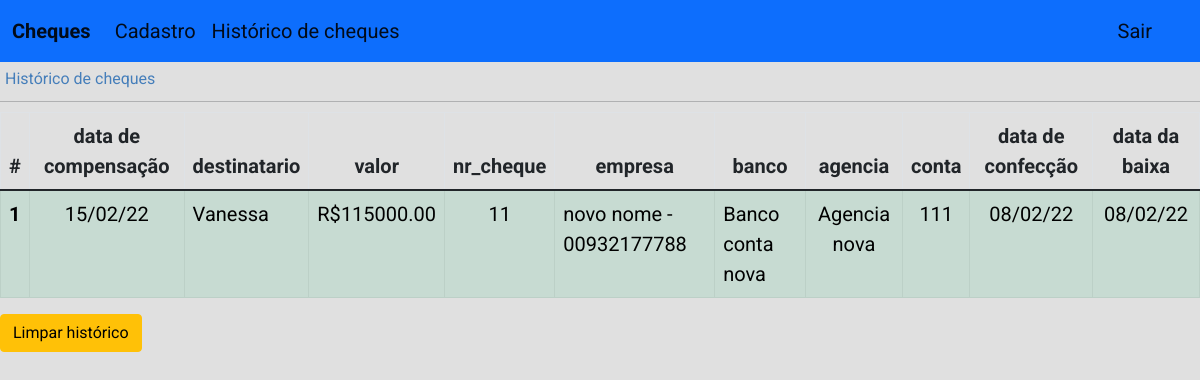
Page /cheques/hist/ (signed in) on the committed database.
### cheques/models.py (models this page shows)
class Historico(models.Model):
    nr_cheque = models.CharField(max_length=50, blank=True, null=True)
    dt_record = models.DateField(blank=True, null=True)
    dt_futura = models.DateField(blank=True, null=True)
    empresa = models.ForeignKey(
        Empresa, on_delete=models.CASCADE, blank=True, null=True
    )
    banco = models.CharField(max_length=50, blank=True, null=True)
    agencia = models.CharField(max_length=50, blank=True, null=True)
    destinatario = models.CharField(max_length=50, null=True)
    valor = models.FloatField(null=True)
    conta = models.CharField(max_length=10, blank=True, null=True)
    dt_comp_excl = models.DateField(blank=True, null=True)
    user = models.ForeignKey(settings.AUTH_USER_MODEL,on_delete=models.CASCADE)
    compensado = models.BooleanField()

class Empresa(models.Model):
    nome = models.CharField(max_length=50)
    cpfpj = models.CharField(max_length=50, unique=True)
    conta = models.CharField(max_length=50, blank=True, null=True)
    banco = models.CharField(max_length=50, blank=True, null=True)
    agencia = models.CharField(max_length=50, blank=True, null=True)
    user = models.ForeignKey(settings.AUTH_USER_MODEL,on_delete=models.CASCADE)
    dt_record = models.DateField()

### cheques/views.py (the view)
# urls.py: path("hist/", views.hist, name="hist"),
@login_required
def hist(request):
    user = request.user.id
    lista_cheques = Cheque.objects.filter(user=user)
    lista_empresas = Empresa.objects.filter(user=user)
    lista_historico = Historico.objects.filter(user=user).order_by("dt_comp_excl")
    context = {
        "lista_cheques": lista_cheques,
        "lista_empresas": lista_empresas,
        "lista_historico": lista_historico,
    }
    return render(request, "cheques/hist.html", context)

### cheques/templates/cheques/hist.html (shortened to what this page needs)
<!DOCTYPE html>
<html lang="en">
<head>
  {% load static %}
  <link rel="stylesheet" href="{% static 'css/bootstrap.min.css' %}">
  <link rel="stylesheet" href="{% static 'css/bootstrap.css' %}">
  <link rel="stylesheet" href="{% static 'novo.css' %}">
</head>
<body>
  <nav class="navbar navbar-expand-lg navbar-light bg-primary header">
    <div class="container-fluid">
      <a class="navbar-brand" href="/cheques"><strong>Cheques</strong></a>
      <div class="collapse navbar-collapse" id="navbarNav">
        <ul class="navbar-nav">
          <li class="nav-item">
            <a class="nav-link active" aria-current="page" href="/cheques/cadastro/">Cadastro</a>
          </li>
          <li class="nav-item">
            <a class="nav-link active" aria-current="page" href="/cheques/hist">Histórico de cheques</a>
          </li>
          <li class="nav-item">
            <a class="nav-link active logout" aria-current="page" href="/cheques/logout">Sair</a>
          </li>
        </ul>
      </div>
    </div>
  </nav>
  <p class="tl-filtro">Histórico de cheques</p>
  <hr>
  {%if lista_historico%}
  <table class="table table-striped cheques table-bordered">
    <thead>
      <tr>
        <th scope="col">#</th>
        <th style="text-align: center;" scope="col">data de compensação</th>
        <th style="text-align: center;" scope="col">destinatario</th>
        <th style="text-align: center;" scope="col">valor</th>
        <th style="text-align: center;" scope="col">nr_cheque</th>
        <th style="text-align: center;" scope="col">empresa</th>
        <th style="text-align: center;" scope="col">banco</th>
        <th style="text-align: center;" scope="col">agencia</th>
        <th style="text-align: center;" scope="col">conta</th>
        <th style="text-align: center;" scope="col">data de confecção</th>
        <th style="text-align: center;" scope="col">data da baixa</th>
      </tr>
    </thead>
    <tbody>
      {% for cheque in lista_historico %}
      {% if cheque.compensado %}
      <tr class="table-success">
        <th scope="row">{{ forloop.counter }}</th>
        <td style="text-align: center;">{{ cheque.dt_futura|date:'d/m/y' }}</td>
        <td>{{ cheque.destinatario }}</td>
        <td style="text-align: right;">R${{ cheque.valor|stringformat:".2f" }}</td>
        <td style="text-align: center;">{{ cheque.nr_cheque }}</td>
        <td>{{ cheque.empresa.nome }} - {{ cheque.empresa.cpfpj }}</td>
        <td>{{ cheque.banco }}</td>
        <td style="text-align: center;">{{ cheque.agencia }}</td>
        <td style="text-align: center;">{{ cheque.conta }}</td>
        <td style="text-align: center;">{{ cheque.dt_record|date:'d/m/y' }}</td>
        <td style="text-align: center;">{{ cheque.dt_comp_excl|date:'d/m/y' }}</td>
      </tr>
      {% endif %}
      {% endfor %}
    </tbody>
  </table>
  <div>
    <a class="btn btn-warning" href="/cheques/limparhist">Limpar histórico</a>
  </div>
  {% else %}
  <p style="margin-left: 5px">Ainda não há cheques no histórico.</p>
  {% endif %}
</body>
</html>

### cheques/static/novo.css (style rules this page uses)
body { background-color: rgb(224, 224, 224); font-family: 'Roboto', sans-serif; font-size: 20px; }
.header { color: aqua; }
.tl-filtro { margin-left: 5px; margin-bottom: 0px; margin-top: 5px; padding-top: 0px; font-size: 16px; color: #457eba; }
hr { margin-top: 10px; margin-bottom: 10px; }
.logout { height: 30px; text-align: right; right: 40px; position: fixed; }

### rows in the picture
Historico: dt_futura "15/02/22", destinatario "Vanessa", valor "115000.00", nr_cheque "11", empresa.nome "novo nome", empresa.cpfpj "00932177788", banco "Banco conta nova", agencia "Agencia nova", conta "111", dt_record "08/02/22", dt_comp_excl "08/02/22"
